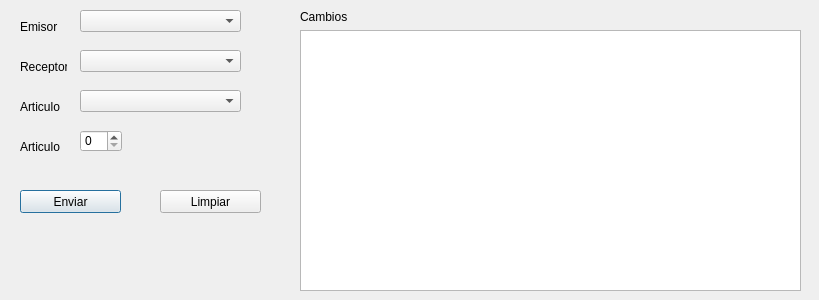
<?xml version="1.0" encoding="UTF-8"?>
<ui version="4.0">
 <class>qtWDWControlDeBodegas</class>
 <widget class="QDialog" name="qtWDWControlDeBodegas">
  <property name="geometry">
   <rect>
    <x>0</x>
    <y>0</y>
    <width>819</width>
    <height>300</height>
   </rect>
  </property>
  <property name="windowTitle">
   <string>CDP || Control De Bogedas</string>
  </property>
  <widget class="QLabel" name="label">
   <property name="geometry">
    <rect>
     <x>20</x>
     <y>20</y>
     <width>47</width>
     <height>13</height>
    </rect>
   </property>
   <property name="text">
    <string>Emisor</string>
   </property>
  </widget>
  <widget class="QComboBox" name="qtCMBEmisor_2">
   <property name="geometry">
    <rect>
     <x>80</x>
     <y>10</y>
     <width>161</width>
     <height>22</height>
    </rect>
   </property>
  </widget>
  <widget class="QLabel" name="label_2">
   <property name="geometry">
    <rect>
     <x>20</x>
     <y>60</y>
     <width>47</width>
     <height>13</height>
    </rect>
   </property>
   <property name="text">
    <string>Receptor</string>
   </property>
  </widget>
  <widget class="QComboBox" name="qtCMBReceptor">
   <property name="geometry">
    <rect>
     <x>80</x>
     <y>50</y>
     <width>161</width>
     <height>22</height>
    </rect>
   </property>
  </widget>
  <widget class="QComboBox" name="qtCMBArticulos">
   <property name="geometry">
    <rect>
     <x>80</x>
     <y>90</y>
     <width>161</width>
     <height>22</height>
    </rect>
   </property>
  </widget>
  <widget class="QLabel" name="label_3">
   <property name="geometry">
    <rect>
     <x>20</x>
     <y>100</y>
     <width>47</width>
     <height>13</height>
    </rect>
   </property>
   <property name="text">
    <string>Articulo</string>
   </property>
  </widget>
  <widget class="QLabel" name="label_4">
   <property name="geometry">
    <rect>
     <x>20</x>
     <y>140</y>
     <width>47</width>
     <height>13</height>
    </rect>
   </property>
   <property name="text">
    <string>Articulo</string>
   </property>
  </widget>
  <widget class="QSpinBox" name="qtSPNCantidadDeArticulos">
   <property name="geometry">
    <rect>
     <x>80</x>
     <y>130</y>
     <width>42</width>
     <height>22</height>
    </rect>
   </property>
  </widget>
  <widget class="QTextEdit" name="qtTXEControlDeCambios">
   <property name="geometry">
    <rect>
     <x>300</x>
     <y>30</y>
     <width>501</width>
     <height>261</height>
    </rect>
   </property>
  </widget>
  <widget class="QPushButton" name="qtBTNEnviar">
   <property name="geometry">
    <rect>
     <x>20</x>
     <y>190</y>
     <width>101</width>
     <height>23</height>
    </rect>
   </property>
   <property name="text">
    <string>Enviar</string>
   </property>
  </widget>
  <widget class="QPushButton" name="qtBTNLimpiar">
   <property name="geometry">
    <rect>
     <x>160</x>
     <y>190</y>
     <width>101</width>
     <height>23</height>
    </rect>
   </property>
   <property name="text">
    <string>Limpiar</string>
   </property>
  </widget>
  <widget class="QLabel" name="label_5">
   <property name="geometry">
    <rect>
     <x>300</x>
     <y>10</y>
     <width>47</width>
     <height>13</height>
    </rect>
   </property>
   <property name="text">
    <string>Cambios</string>
   </property>
  </widget>
 </widget>
 <resources/>
 <connections/>
</ui>
